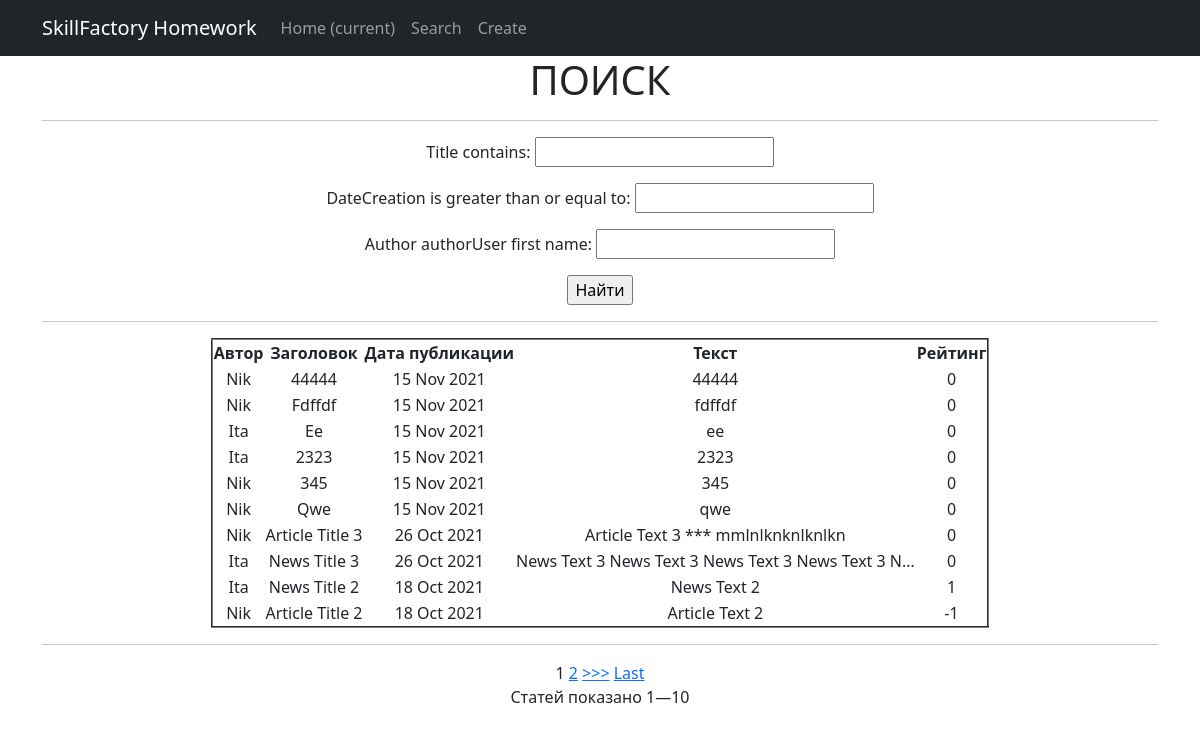
The app's page /news/search/ with its own data.
### rating/models.py (models this page shows, shortened)
class Post(models.Model):
    author = models.ForeignKey(Author, on_delete=models.CASCADE)
    NEWS = 'NW'
    ARTICLE = 'AR'
    CATEGORY_CHOICES = (
        (NEWS, "Новость"),
        (ARTICLE, "Статья"),
    )
    categoryType = models.CharField(max_length=2, choices=CATEGORY_CHOICES, default=ARTICLE)
    dateCreation = models.DateTimeField(auto_now_add=True)
    postCategory = models.ManyToManyField(Category, through='PostCategory')
    title = models.CharField(max_length=128)
    text = TextField()
    rating = models.SmallIntegerField(default=0)

class Author(models.Model):
    authorUser = models.OneToOneField(User, on_delete=models.CASCADE)
    ratingAuthor = models.SmallIntegerField(default=0)

### rating/views.py (the view)
# urls.py: path('search/', NewsSearchView.as_view(), name='search'),
class NewsSearchView(NewsList):
    template_name = 'search.html'

### rating/templatetags/custom_filters.py (called while the page is built)
@register.filter(name='Censor')
def Censor(value):
    s = str(value)
    l = s.split("bad_word")
    s1 = '***'.join(l)
    return s1

### rating/views.py (called while the page is built)
    def get_filter(self):
        return PostFilter(self.request.GET, queryset=super().get_queryset())

    def get_queryset(self):
        return self.get_filter().qs

    def get_context_data(self, *args, **kwargs):
        return {
            **super().get_context_data(*args, **kwargs),
            'filter': self.get_filter(),
            'form': self.form_class,
            'all_post': Post.objects.all(),
            'time_now': datetime.utcnow(),
        }

### rating/templates/flatpages/search.html (shortened to what this page needs)
{% extends 'default.html' %}
{% load custom_filters %}
{% block content %}
    <h1>ПОИСК</h1>
    <hr>
        <form method="GET">
            {{ filter.form.as_p }}
            <input type="submit" value="Найти">
        </form>
    <hr>
<table style="margin: auto" border="2">
        <tr>
            <th> Автор </th>
            <th> Заголовок </th>
            <th> Дата публикации </th>
            <th> Текст </th>
            <th> Рейтинг </th>
        </tr>
{% for new in news %}
        <tr>
            <td> {{ new.author.authorUser.first_name }} </td>
            <td> {{ new.title|title }} </td>
            <td> {{ new.dateCreation|date:'d M Y'  }} </td>
            <td> {{ new.text|truncatechars:50|Censor }} </td>
            <td> {{ new.rating }} </td>
        </tr>
{% endfor %}
    </table>
    <hr>
{% if is_paginated %}
    {% for num in page_obj.paginator.page_range %}
        {% if page_obj.number == num %}
            <a>{{ num }}</a>
        {% elif num > page_obj.number|add:'-3' and num < page_obj.number|add:'3' %}
            <a href="?page={{ num }}">{{ num }}</a>
        {% endif %}
    {% endfor %}
    {% if page_obj.has_next %}
        <a href="?page={{ page_obj.next_page_number }}">>>></a>
        <a href="?page={{ page_obj.paginator.num_pages }}">Last</a>
    {% endif %}
    <p>Статей показано {{ page_obj.start_index }}—{{ page_obj.end_index }}</p>
{% endif %}
{% endblock content %}

### records on screen
Post: author.authorUser.first_name "Nik", title "44444", dateCreation "15 Nov 2021", text|Censor "44444", rating "0"
Post: author.authorUser.first_name "Nik", title "Fdffdf", dateCreation "15 Nov 2021", text|Censor "fdffdf", rating "0"
Post: author.authorUser.first_name "Ita", title "Ee", dateCreation "15 Nov 2021", text|Censor "ee", rating "0"
Post: author.authorUser.first_name "Ita", title "2323", dateCreation "15 Nov 2021", text|Censor "2323", rating "0"
Post: author.authorUser.first_name "Nik", title "345", dateCreation "15 Nov 2021", text|Censor "345", rating "0"
Post: author.authorUser.first_name "Nik", title "Qwe", dateCreation "15 Nov 2021", text|Censor "qwe", rating "0"
Post: author.authorUser.first_name "Nik", title "Article Title 3", dateCreation "26 Oct 2021", text|Censor "Article Text 3 *** mmlnlknknlknlkn", rating "0"
Post: author.authorUser.first_name "Ita", title "News Title 3", dateCreation "26 Oct 2021", text|Censor "News Text 3 News Text 3 News Text 3 News Text 3 N…", rating "0"
Post: author.authorUser.first_name "Ita", title "News Title 2", dateCreation "18 Oct 2021", text|Censor "News Text 2", rating "1"
Post: author.authorUser.first_name "Nik", title "Article Title 2", dateCreation "18 Oct 2021", text|Censor "Article Text 2", rating "-1"

### other values on screen
{{ num }} "1"
{{ num }} "2"
{{ page_obj.start_index }} "1"
{{ page_obj.end_index }} "10"
